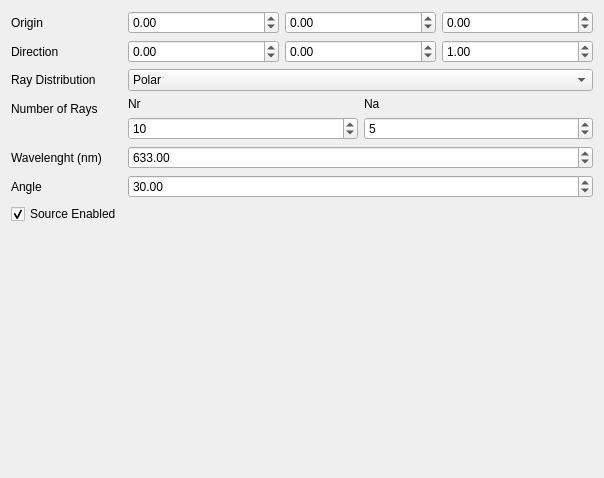
<?xml version="1.0" encoding="UTF-8"?>
<ui version="4.0">
 <class>Dialog</class>
 <widget class="QDialog" name="Dialog">
  <property name="geometry">
   <rect>
    <x>0</x>
    <y>0</y>
    <width>604</width>
    <height>478</height>
   </rect>
  </property>
  <property name="windowTitle">
   <string>Source</string>
  </property>
  <layout class="QFormLayout" name="formLayout">
   <property name="fieldGrowthPolicy">
    <enum>QFormLayout::AllNonFixedFieldsGrow</enum>
   </property>
   <item row="0" column="0">
    <widget class="QLabel" name="label">
     <property name="text">
      <string>Origin</string>
     </property>
    </widget>
   </item>
   <item row="0" column="1">
    <layout class="QHBoxLayout" name="horizontalLayout">
     <item>
      <widget class="QDoubleSpinBox" name="Ox">
       <property name="minimum">
        <double>-100000.000000000000000</double>
       </property>
       <property name="maximum">
        <double>100000.000000000000000</double>
       </property>
      </widget>
     </item>
     <item>
      <widget class="QDoubleSpinBox" name="Oy">
       <property name="minimum">
        <double>-100000.000000000000000</double>
       </property>
       <property name="maximum">
        <double>100000.000000000000000</double>
       </property>
      </widget>
     </item>
     <item>
      <widget class="QDoubleSpinBox" name="Oz">
       <property name="minimum">
        <double>-100000.000000000000000</double>
       </property>
       <property name="maximum">
        <double>100000.000000000000000</double>
       </property>
      </widget>
     </item>
    </layout>
   </item>
   <item row="1" column="0">
    <widget class="QLabel" name="label_2">
     <property name="text">
      <string>Direction</string>
     </property>
    </widget>
   </item>
   <item row="1" column="1">
    <layout class="QHBoxLayout" name="horizontalLayout_2">
     <item>
      <widget class="QDoubleSpinBox" name="Dx">
       <property name="minimum">
        <double>-100000.000000000000000</double>
       </property>
       <property name="maximum">
        <double>100000.000000000000000</double>
       </property>
      </widget>
     </item>
     <item>
      <widget class="QDoubleSpinBox" name="Dy">
       <property name="minimum">
        <double>-100000.000000000000000</double>
       </property>
       <property name="maximum">
        <double>100000.000000000000000</double>
       </property>
      </widget>
     </item>
     <item>
      <widget class="QDoubleSpinBox" name="Dz">
       <property name="minimum">
        <double>-100000.000000000000000</double>
       </property>
       <property name="maximum">
        <double>100000.000000000000000</double>
       </property>
       <property name="value">
        <double>1.000000000000000</double>
       </property>
      </widget>
     </item>
    </layout>
   </item>
   <item row="3" column="0">
    <widget class="QLabel" name="label_4">
     <property name="text">
      <string>Ray Distribution</string>
     </property>
    </widget>
   </item>
   <item row="3" column="1">
    <widget class="QComboBox" name="RayDistribution">
     <item>
      <property name="text">
       <string>Polar</string>
      </property>
     </item>
     <item>
      <property name="text">
       <string>Cartesian</string>
      </property>
     </item>
    </widget>
   </item>
   <item row="4" column="0">
    <widget class="QLabel" name="label_5">
     <property name="text">
      <string>Number of Rays</string>
     </property>
    </widget>
   </item>
   <item row="4" column="1">
    <layout class="QHBoxLayout" name="horizontalLayout_5">
     <item>
      <layout class="QVBoxLayout" name="verticalLayout">
       <item>
        <widget class="QLabel" name="NTr0">
         <property name="text">
          <string>Nr</string>
         </property>
        </widget>
       </item>
       <item>
        <widget class="QSpinBox" name="nr">
         <property name="maximum">
          <number>10000</number>
         </property>
         <property name="value">
          <number>10</number>
         </property>
        </widget>
       </item>
      </layout>
     </item>
     <item>
      <layout class="QVBoxLayout" name="verticalLayout_2">
       <item>
        <widget class="QLabel" name="NTr1">
         <property name="text">
          <string>Na</string>
         </property>
        </widget>
       </item>
       <item>
        <widget class="QSpinBox" name="na">
         <property name="maximum">
          <number>10000</number>
         </property>
         <property name="value">
          <number>5</number>
         </property>
        </widget>
       </item>
      </layout>
     </item>
    </layout>
   </item>
   <item row="6" column="0">
    <widget class="QLabel" name="label_3">
     <property name="text">
      <string>Wavelenght (nm)</string>
     </property>
    </widget>
   </item>
   <item row="6" column="1">
    <widget class="QDoubleSpinBox" name="wavelenght">
     <property name="maximum">
      <double>1000000.000000000000000</double>
     </property>
     <property name="value">
      <double>633.000000000000000</double>
     </property>
    </widget>
   </item>
   <item row="10" column="0">
    <widget class="QLabel" name="label_6">
     <property name="text">
      <string>Angle</string>
     </property>
    </widget>
   </item>
   <item row="10" column="1">
    <widget class="QDoubleSpinBox" name="ang">
     <property name="maximum">
      <double>180.000000000000000</double>
     </property>
     <property name="value">
      <double>30.000000000000000</double>
     </property>
    </widget>
   </item>
   <item row="11" column="0">
    <widget class="QCheckBox" name="Enabled">
     <property name="text">
      <string>Source Enabled</string>
     </property>
     <property name="checked">
      <bool>true</bool>
     </property>
    </widget>
   </item>
  </layout>
 </widget>
 <resources/>
 <connections/>
</ui>
